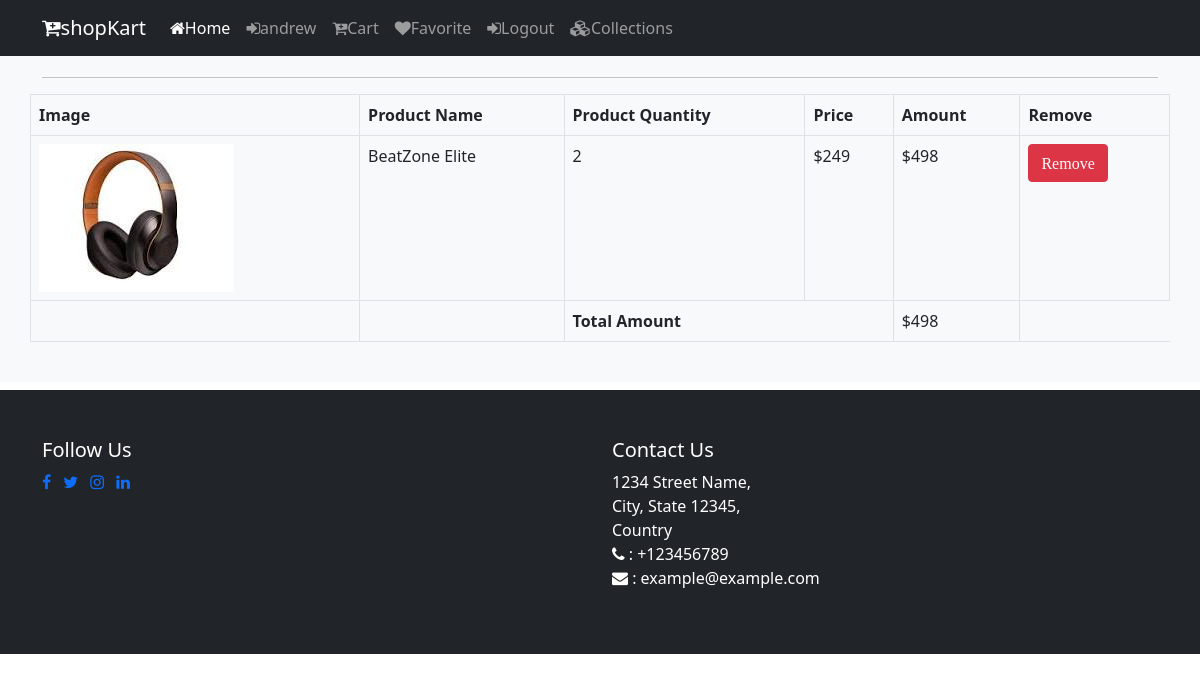
Page /veiwcart (signed in) on the committed database.
### shop/models.py (models this page shows, shortened)
class Cart(models.Model):
    user  = models.ForeignKey(User, on_delete = models.CASCADE)
    product = models.ForeignKey(Product,on_delete = models.CASCADE)
    product_qty = models.IntegerField(null =False,blank =False)
    created_at = models.DateTimeField(auto_now_add  = True)
    @property
    def total_cost(self):
        return self.product_qty*self.product.selling_price

class Product(models.Model):
    catagory = models.ForeignKey(Catagory,on_delete =models.CASCADE)
    name = models.CharField(max_length = 150,null=False,blank = False)
    vendor = models.CharField(max_length = 150,null=False,blank = False)
    product_image = models.ImageField(upload_to=getFileName,null=False,blank=False)
    quantity =models.IntegerField(null=False,blank =False)
    original_price = models.FloatField(null=False,blank = False)
    selling_price = models.FloatField(null=False,blank = False)
    description = models.TextField(max_length=500,null =False,blank= False)
    status  = models.BooleanField(default = False,help_text="0-show,1-hidden")
    trending  = models.BooleanField(default = False,help_text="0-default,1-Trending")
    created_at=models.DateTimeField(auto_now_add =True)

### shop/views.py (the view)
# urls.py: path('veiwcart',views.viewcart,name="viewcart"),
def viewcart(request):
    if request.user.is_authenticated:
        cart = Cart.objects.filter(user=request.user)
        return render(request,"shop/viewcart.html",{"cart":cart})
    else:
        return redirect("/")

### shop/templates/shop/viewcart.html (shortened to what this page needs)
{% extends 'shop/layouts/main.html'%}
{% block content %}
<section class="bg-light py-4 my-2">
    <div class="container">
        <div class="row">
            <div class="col-12">
                <h4 class="mb-3">Cart Product</h4>
                <hr>
            </div>
            <table class="table table-bordered">
                <tr>
                    <th>Image</th>
                    <th>Product Name</th>
                    <th>Product Quantity</th>
                    <th>Price</th>
                    <th>Amount </th>
                    <th>Remove</th>
                </tr>
                {% for items in cart%}
                <tr>
                    <td> <img src="{{items.product.product_image.url}}" alt="Catagories"
                            style="height: 200 px; object-fit: cover;"></td>
                    <td>{{items.product.name}}</td>
                    <td>{{items.product_qty}}</td>
                    <td>${{items.product.selling_price | stringformat:'d'}}</td>
                    <td class="amt">${{items.total_cost | stringformat:'d'}}</td>
                    <td><a href="{% url 'removecart' items.id%}" onclick="return confirm('Are you sure to remove it')">
                            <button class="btn btn-danger btn-sn"><i class="fa fa-trsh">Remove</i></button></td></a>
                </tr>
                {% endfor%}
                <tr>
                    <td></td>
                    <td></td>
                    <td colspan="2"><b>Total Amount</b></td>
                    <td id="net"></td>
                </tr>
            </table>
        </div> </a>
    </div>
</section>
{% endblock content %}

### shop/templates/shop/inc/navbar.html (shortened to what this page needs)
<nav class="navbar navbar-expand-lg navbar-dark bg-dark fixed-top">
    <div class="container">
      <a class="navbar-brand" href="{% url 'home' %}"><i class="fa fa-cart-plus"></i>shopKart</a>
      <div class="collapse navbar-collapse" id="navbarNav">
        <ul class="navbar-nav ns-auto">
            <a class="nav-link active" aria-current="page" href="{% url 'home' %}"><i class="fa fa-home"></i>Home</a>
            {% if request.user.is_authenticated %}
            <a class="nav-link" href="#"><i class="fa fa-sign-in"></i>{{request.user}}</a>
            <a class="nav-link" href="{% url 'viewcart'%}"><i class="fa fa-cart-plus"></i>Cart</a>
            <a class="nav-link" href="{% url 'viewfavorite'%}"><i class="fa fa-heart"></i>Favorite</a>
            <a class="nav-link" href="{% url 'logout_page'%}"><i class="fa fa-sign-in"></i>Logout</a>
            {% else %}
            <a class="nav-link" href="{% url 'register'%}"><i class="fa fa-users"></i>Register</a>
            <a class="nav-link" href="{% url 'login_page'%}"><i class="fa fa-users"></i>Login</a>
            {% endif%}
            <a class="nav-link" href="{% url 'collection'%}"><i class="fa fa-cubes"></i>Collections</a>
        </ul>
      </div>
    </div>
  </nav>

### rows in the picture
Cart: product.product_image (picture), product.name "BeatZone Elite", product_qty "2", product.selling_price "249", total_cost "498"

### other values in the picture
{{ request.user }} "andrew"
